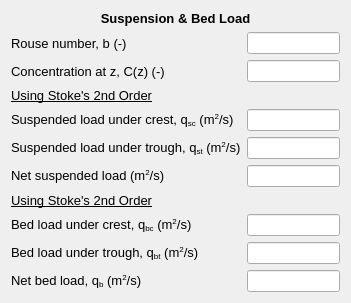
           <widget class="QWidget" name="formLayoutWidget_9">
            <property name="geometry">
             <rect>
              <x>410</x>
              <y>360</y>
              <width>351</width>
              <height>270</height>
             </rect>
            </property>
            <layout class="QFormLayout" name="formLayout_11">
             <item row="0" column="0" colspan="2">
              <widget class="QLabel" name="materialProperties_lbl_3">
               <property name="font">
                <font>
                 <family>MS Shell Dlg 2</family>
                 <pointsize>10</pointsize>
                 <weight>75</weight>
                 <bold>true</bold>
                </font>
               </property>
               <property name="text">
                <string>&lt;html&gt;&lt;head/&gt;&lt;body&gt;&lt;p align=&quot;center&quot;&gt;Suspension &amp;amp; Bed Load&lt;/p&gt;&lt;/body&gt;&lt;/html&gt;</string>
               </property>
              </widget>
             </item>
             <item row="1" column="0">
              <widget class="QLabel" name="rouse_Wave_lbl">
               <property name="font">
                <font>
                 <family>MS Shell Dlg 2</family>
                 <pointsize>10</pointsize>
                </font>
               </property>
               <property name="text">
                <string>Rouse number, b (-)</string>
               </property>
              </widget>
             </item>
             <item row="1" column="1">
              <widget class="QLineEdit" name="rouse_Wave_txt">
               <property name="readOnly">
                <bool>true</bool>
               </property>
              </widget>
             </item>
             <item row="2" column="0">
              <widget class="QLabel" name="concentration_Wave_lbl">
               <property name="font">
                <font>
                 <family>MS Shell Dlg 2</family>
                 <pointsize>10</pointsize>
                </font>
               </property>
               <property name="text">
                <string>Concentration at z, C(z) (-)</string>
               </property>
              </widget>
             </item>
             <item row="2" column="1">
              <widget class="QLineEdit" name="concentration_Wave_txt">
               <property name="readOnly">
                <bool>true</bool>
               </property>
              </widget>
             </item>
             <item row="10" column="0">
              <widget class="QLabel" name="qb_Wave_lbl">
               <property name="font">
                <font>
                 <family>MS Shell Dlg 2</family>
                 <pointsize>10</pointsize>
                </font>
               </property>
               <property name="text">
                <string>&lt;html&gt;&lt;head/&gt;&lt;body&gt;&lt;p&gt;Net bed load, q&lt;span style=&quot; vertical-align:sub;&quot;&gt;b&lt;/span&gt; (m&lt;span style=&quot; vertical-align:super;&quot;&gt;2&lt;/span&gt;/s)&lt;/p&gt;&lt;/body&gt;&lt;/html&gt;</string>
               </property>
              </widget>
             </item>
             <item row="10" column="1">
              <widget class="QLineEdit" name="qb_Wave_txt">
               <property name="readOnly">
                <bool>true</bool>
               </property>
              </widget>
             </item>
             <item row="8" column="0">
              <widget class="QLabel" name="qbC_Wave_lbl">
               <property name="font">
                <font>
                 <family>MS Shell Dlg 2</family>
                 <pointsize>10</pointsize>
                </font>
               </property>
               <property name="text">
                <string>&lt;html&gt;&lt;head/&gt;&lt;body&gt;&lt;p&gt;Bed load under crest, q&lt;span style=&quot; vertical-align:sub;&quot;&gt;bc&lt;/span&gt; (m&lt;span style=&quot; vertical-align:super;&quot;&gt;2&lt;/span&gt;/s)&lt;/p&gt;&lt;/body&gt;&lt;/html&gt;</string>
               </property>
              </widget>
             </item>
             <item row="9" column="0">
              <widget class="QLabel" name="qbT_Wave_lbl">
               <property name="font">
                <font>
                 <family>MS Shell Dlg 2</family>
                 <pointsize>10</pointsize>
                </font>
               </property>
               <property name="text">
                <string>&lt;html&gt;&lt;head/&gt;&lt;body&gt;&lt;p&gt;Bed load under trough, q&lt;span style=&quot; vertical-align:sub;&quot;&gt;bt&lt;/span&gt; (m&lt;span style=&quot; vertical-align:super;&quot;&gt;2&lt;/span&gt;/s)&lt;/p&gt;&lt;/body&gt;&lt;/html&gt;</string>
               </property>
              </widget>
             </item>
             <item row="9" column="1">
              <widget class="QLineEdit" name="qbT_Wave_txt">
               <property name="readOnly">
                <bool>true</bool>
               </property>
              </widget>
             </item>
             <item row="8" column="1">
              <widget class="QLineEdit" name="qbC_Wave_txt">
               <property name="readOnly">
                <bool>true</bool>
               </property>
              </widget>
             </item>
             <item row="7" column="0">
              <widget class="QLabel" name="stokes_lbl">
               <property name="font">
                <font>
                 <family>MS Shell Dlg 2</family>
                 <pointsize>10</pointsize>
                 <underline>true</underline>
                </font>
               </property>
               <property name="text">
                <string>Using Stoke's 2nd Order</string>
               </property>
              </widget>
             </item>
             <item row="4" column="0">
              <widget class="QLabel" name="concentrationCrest_Wave_lbl">
               <property name="font">
                <font>
                 <family>MS Shell Dlg 2</family>
                 <pointsize>10</pointsize>
                </font>
               </property>
               <property name="toolTip">
                <string>&lt;html&gt;&lt;head/&gt;&lt;body&gt;&lt;p&gt;Integral of C(z)*U&lt;span style=&quot; vertical-align:sub;&quot;&gt;stokes, crest&lt;/span&gt;(z)&lt;/p&gt;&lt;/body&gt;&lt;/html&gt;</string>
               </property>
               <property name="text">
                <string>&lt;html&gt;&lt;head/&gt;&lt;body&gt;&lt;p&gt;Suspended load under crest, q&lt;span style=&quot; vertical-align:sub;&quot;&gt;sc&lt;/span&gt; (m&lt;span style=&quot; vertical-align:super;&quot;&gt;2&lt;/span&gt;/s)&lt;/p&gt;&lt;/body&gt;&lt;/html&gt;</string>
               </property>
              </widget>
             </item>
             <item row="5" column="0">
              <widget class="QLabel" name="concentrationTrough_Wave_lbl">
               <property name="font">
                <font>
                 <family>MS Shell Dlg 2</family>
                 <pointsize>10</pointsize>
                </font>
               </property>
               <property name="toolTip">
                <string>&lt;html&gt;&lt;head/&gt;&lt;body&gt;&lt;p&gt;Integral of C(z)*U&lt;span style=&quot; vertical-align:sub;&quot;&gt;stokes, trough&lt;/span&gt;(z)&lt;/p&gt;&lt;/body&gt;&lt;/html&gt;</string>
               </property>
               <property name="text">
                <string>&lt;html&gt;&lt;head/&gt;&lt;body&gt;&lt;p&gt;Suspended load under trough, q&lt;span style=&quot; vertical-align:sub;&quot;&gt;st&lt;/span&gt; (m&lt;span style=&quot; vertical-align:super;&quot;&gt;2&lt;/span&gt;/s)&lt;/p&gt;&lt;/body&gt;&lt;/html&gt;</string>
               </property>
              </widget>
             </item>
             <item row="6" column="0">
              <widget class="QLabel" name="concentrationNet_Wave_lbl">
               <property name="font">
                <font>
                 <family>MS Shell Dlg 2</family>
                 <pointsize>10</pointsize>
                </font>
               </property>
               <property name="text">
                <string>&lt;html&gt;&lt;head/&gt;&lt;body&gt;&lt;p&gt;Net suspended load (m&lt;span style=&quot; vertical-align:super;&quot;&gt;2&lt;/span&gt;/s)&lt;/p&gt;&lt;/body&gt;&lt;/html&gt;</string>
               </property>
              </widget>
             </item>
             <item row="3" column="0">
              <widget class="QLabel" name="stokes_lbl_2">
               <property name="font">
                <font>
                 <family>MS Shell Dlg 2</family>
                 <pointsize>10</pointsize>
                 <underline>true</underline>
                </font>
               </property>
               <property name="text">
                <string>Using Stoke's 2nd Order</string>
               </property>
              </widget>
             </item>
             <item row="4" column="1">
              <widget class="QLineEdit" name="concentrationCrest_Wave_txt">
               <property name="readOnly">
                <bool>true</bool>
               </property>
              </widget>
             </item>
             <item row="5" column="1">
              <widget class="QLineEdit" name="concentrationTrough_Wave_txt">
               <property name="readOnly">
                <bool>true</bool>
               </property>
              </widget>
             </item>
             <item row="6" column="1">
              <widget class="QLineEdit" name="concentrationNet_Wave_txt">
               <property name="readOnly">
                <bool>true</bool>
               </property>
              </widget>
             </item>
            </layout>
           </widget>
